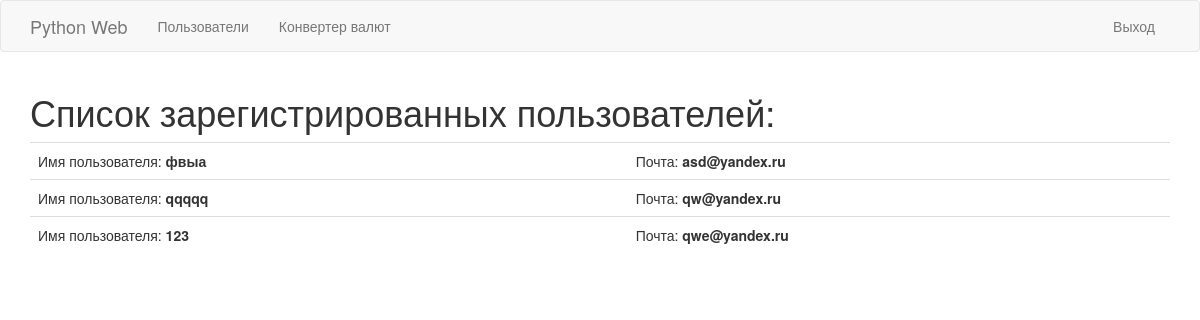
/users (signed in), run on an earlier commit of the app's database.
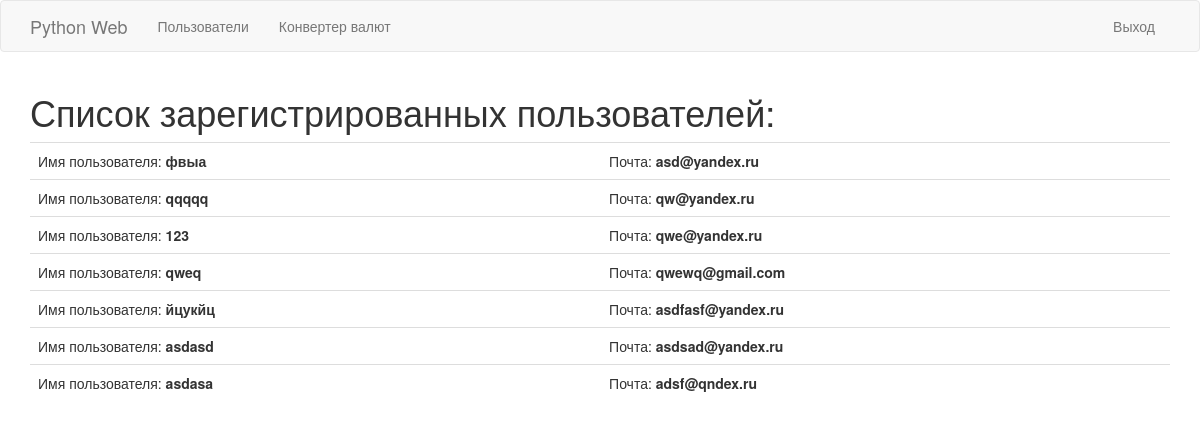
And on a later commit of the database.
### app/models.py (models this page shows, shortened)
class User(UserMixin, db.Model):
    id = db.Column(db.Integer, primary_key=True)
    username = db.Column(db.String(64), index=True, unique=True)
    email = db.Column(db.String(120), index=True, unique=True)
    password_hash = db.Column(db.String(128))

### app/routes.py (the view)
@app.route('/users')
@login_required
def users():
    users = User.query.all()
    return render_template('users.html', users = users)

### app/models.py (called while the page is built)
@login.user_loader
def load_user(id):
    return User.query.get(int(id))

### app/templates/users.html
{% extends "base.html" %}
{% block app_content %}
    <h1>Список зарегистрированных пользователей:</h1>
    <table class="table">
        {% for user in users %}
        <tr>
            <td>
                Имя пользователя: <b>{{ user.username }}</b>
            </td>
            <td>
                Почта: <b>{{ user.email }}</b>
            </td>
        </tr>
        {% endfor %}
    </table>
{% endblock %}

What changed in the data, as far as the page shows it:
added User: username "qweq", email "qwewq@gmail.com"
added User: username "йцукйц", email "asdfasf@yandex.ru"
added User: username "asdasd", email "asdsad@yandex.ru"
added User: username "asdasa", email "adsf@qndex.ru"
